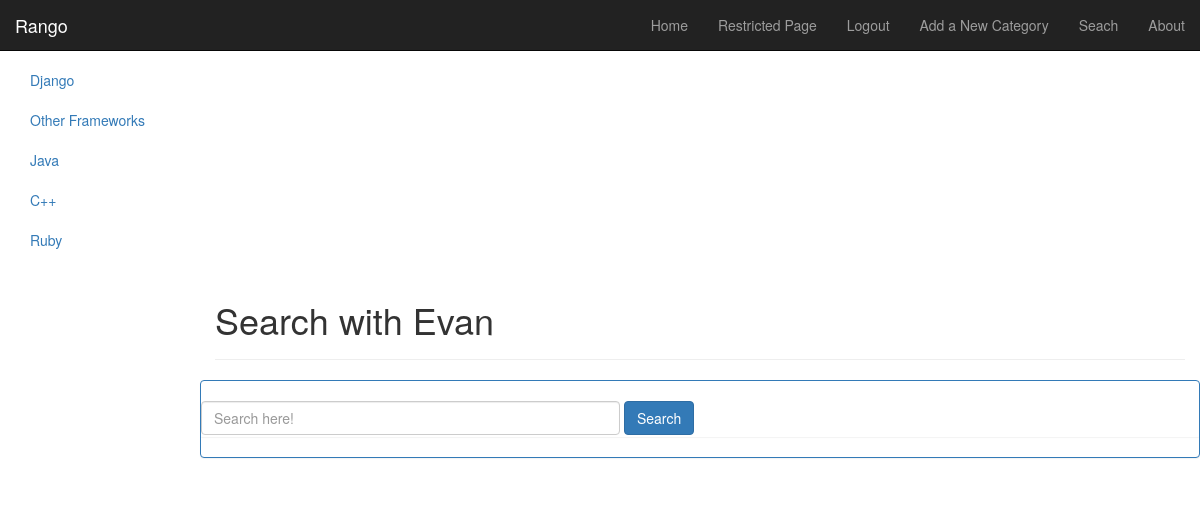
The app's page /rango/search/ (signed in) with its own data.
### rango/models.py (models this page shows, shortened)
class Category(models.Model):
    name = models.CharField(max_length=128, unique=True)
    views = models.IntegerField(default=0)
    likes = models.IntegerField(default=0)
    slug = models.SlugField(unique=True)

### rango/views.py (the view)
def search(request):
    result_list=[]
    context_dict={}
    if request.method =='POST':
        query = request.POST['query']
        if query:
            result_list = run_query(query)
    context_dict['result_list']=result_list
    return render(request, 'rango/search.html', context_dict)

### rango/templatetags/rango_extras.py (called while the page is built)
@register.inclusion_tag('rango/cats.html')
def get_category_list(cat=None):
    return {'cats': Category.objects.all(), 'act_cat':cat}

### templates/rango/search.html (shortened to what this page needs)
<!DOCTYPE html>
<html>
{% extends 'base.html' %}
{% load staticfiles %}
{% block body_block %}
<div class="page-header">
<h1>Search with Evan</h1>
</div>
    <div class="row">
    <div class="panel panel-primary">
        <br/>
        <form class="form-inline" id="user_form" method="post" action="{% url 'search' %}">
            <input class="form-control" type="text" size="50" name="query" value="" id="query" placeholder="Search here!" />
            <input class="btn btn-primary" type="submit" name="submit" value="Search">
            <br/>
        </form>
        <div class="panel">
    </div>
    </div>
</div>
{% endblock %}

### templates/rango/cats.html
<!DOCTYPE html>
<html>
{% if cats %}
    <ul class="nav nav-sidebar">
{% for c in cats %}
    {% if c == act_cat %} <li  class="active" > {% else  %} <li>{% endif %}
            <a href="{% url 'category'  c.slug %}">{{ c.name }}</a></li>
{% endfor %}
{% else %}
    <li> <strong >There are no category present.</strong></li>
    </ul>
{% endif %}
</html>

### records on screen
Category: name "Django"
Category: name "Other Frameworks"
Category: name "Java"
Category: name "C++"
Category: name "Ruby"
